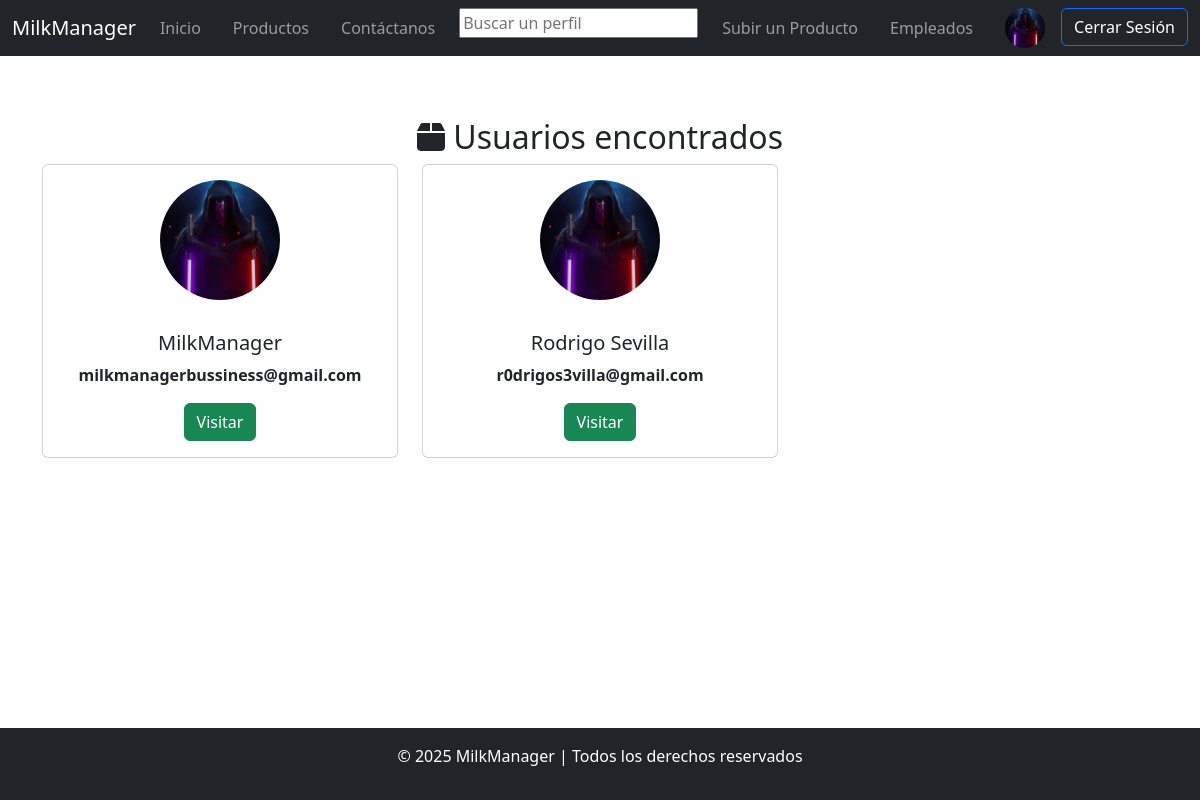
The page /profiles (signed in) on the database its author committed.
### tables this page shows
CREATE TABLE accounts (
    id INTEGER PRIMARY KEY,
    email TEXT UNIQUE NOT NULL,
    username TEXT UNIQUE,
    password TEXT,
    role TEXT,
    picture TEXT,
    biography TEXT,
    creationdate DATE DEFAULT (CURRENT_TIMESTAMP)
    );

### app.py (the view)
@app.route('/profiles', methods=['GET', 'POST'])
def profiles():
    client_ip = request.remote_addr
    user = getUser()
    log.write(f"Se abrió la página de perfiles desde: {client_ip}")
    users = None
    if request.method == 'POST':
        users = database.login.getUserLike(request.form["profilesearch"])
    else:
        users = database.login.getAllUsers()
    return render_template('profiles.html', user = user, users = users)

### accounts.py (called while the page is built)
def connect():
    global conn
    if conn is None:
        conn = sqlite3.connect('database.db', check_same_thread=False)
        conn.row_factory = sqlite3.Row

def getFromUser(email, field):
    valid_fields = ['id', 'email', 'username', 'password', 'role', 'picture', 'biography']
    if field not in valid_fields:
        return False
    connect()
    if userExists(email):
        try:
            cursor = conn.cursor()
            query = f"SELECT {field} FROM accounts WHERE email = ?"
            cursor.execute(query, (email,))
            result = cursor.fetchone()
            if result:
                return result[0]
            else:
                return None
        except sqlite3.Error as e:
            print(f"Error al obtener el campo del usuario: {e}")
            return None
    else:
        return None

def getUsers():
    connect()
    cursor = conn.cursor()
    cursor.execute('''
        SELECT * FROM accounts
    ''')
    data = cursor.fetchall()
    return data

def getAllUsers():
    users = []
    for i in getUsers():
        users.append(dict(i))
    return users

def userExists(email):
    connect()
    cursor = conn.cursor()
    cursor.execute('''
        SELECT * FROM accounts WHERE email = ?
    ''', (email,))
    return cursor.fetchone() is not None

### app.py (called while the page is built)
def getUser():
    if "user" in session:
        user = session["user"]
        user["username"] = database.login.getFromUser(user.get("email"), "username")
        user["picture"] = database.login.getFromUser(user.get("email"), "picture")
        user["role"] = database.login.getFromUser(user.get("email"), "role")
        user["biography"] = database.login.getFromUser(user.get("email"), "biography")
        user["id"] = database.login.getFromUser(user.get("email"), "id")
        return user
    return None

### log.py (called while the page is built)
def write(text):
    if debug:
        logging.debug(text)

### templates/profiles.html (shortened to what this page needs)
{% extends "base.html" %}
{% block styles %}<link rel="stylesheet" href="/static/styles/cards_profile.css">{% endblock %}
{% block content %}
<div class="container mt-5">
    <h2 class="text-center">
        <i class="fas fa-box"></i> Usuarios encontrados
    </h2>
    <div class="row">
        {% if users %}
            {% for usuario in users %}
                <div class="col-md-4">
                    <form action="{{ url_for('profile', user_id=usuario.id) }}" method="POST">
                        <div class="card">
                            {% if usuario.picture %}
                                <img src="{{ url_for('static', filename='images' + usuario.picture) }}" class="card-img-top" alt="{{ usuario.username }}">
                            {% else %}
                                <img src="{{ url_for('static', filename='images/web/leche.png') }}" class="card-img-top" alt="{{ usuario.username }}">
                            {% endif %}
                            <div class="card-body text-center">
                                <h5 class="card-title">{{ usuario.username }}</h5>
                                <p class="card-text fw-bold">{{ usuario.email }}</p>
                                <button type="submit" class="btn btn-success">
                                    Visitar
                                </button>
                            </div>
                        </div>
                    </form>
                </div>
            {% endfor %}
        {% else %}
            <p class="text-center">No hay usuarios con la descripción proporcionada.</p>
        {% endif %}
    </div>
</div>
{% endblock %}

### templates/base.html (shortened to what this page needs)
<!DOCTYPE html>
<html lang="es">
<head>
    <link href="https://cdn.jsdelivr.net/npm/bootstrap@5.3.0-alpha1/dist/css/bootstrap.min.css" rel="stylesheet">
	<link href="https://cdnjs.cloudflare.com/ajax/libs/font-awesome/6.0.0-beta3/css/all.min.css" rel="stylesheet">
	{% block styles %}{% endblock %}
    <link rel="stylesheet" href="/static/styles/style.css">
</head>
<body>
    <nav class="navbar navbar-expand-lg navbar-dark bg-dark">
        <div class="container-fluid">
			<a class="navbar-brand" href="/">MilkManager</a>
            <div class="collapse navbar-collapse" id="navbarNav">
                <ul class="navbar-nav gap-3">
                    <li class="nav-item">
                        <a class="nav-link" href="/">Inicio</a>
                    </li>
                    <li class="nav-item">
                        <a class="nav-link" href="/products">Productos</a>
                    </li>
					<li class="nav-item">
                        <a class="nav-link" href="/contact">Contáctanos</a>
                    </li>
					<li class="nav-item">
						<form method="POST" action="/profiles">
							<input name="profilesearch" id = "profilesearch" placeholder="Buscar un perfil"></input>
						</form>
                    </li>
					{% if user%}
						{% if user["role"] == 'admin' or user["role"] == 'seller' %}
							<li class="nav-item">
								<a class="nav-link" href="/upload">Subir un Producto</a>
							</li>
						{%  endif %}
						{% if user["role"] == 'admin' %}
							<li class="nav-item">
								<a class="nav-link" href="/employees">Empleados</a>
							</li>
						{% endif %}
					{% endif %}
				</ul>
				 <ul class="navbar-nav d-flex flex-row gap-3 ms-auto">
					{% if user %}
						{% if user.picture %}
							<li class="nav-item">
								<a href="/myprofile">
									<img type="button" class="profile-pic" src="{{ url_for('static', filename='images' + user.picture) }}" alt="{{ user.username }}">
								</a>
							</li>
						{% else %}
							<li class="nav-item">
								<a type="button" class="btn btn-primary bg-dark" href="/myprofile">{{user.username}}</a>
							</li>
						{% endif %}
						<li class="nav-item">
                            <a type="button" class="btn btn-primary bg-dark" href="/logout">Cerrar Sesión</a>
                        </li>
					{% endif %}
                </ul>
            </div>
        </div>
    </nav>
    {% block content %}
    {% endblock %}
	<footer class="bg-dark text-white text-center p-3">
        <p>&copy; 2025 MilkManager | Todos los derechos reservados</p>
    </footer>
</body>
</html>

### static/styles/cards_profile.css (style rules this page uses)
.card { display: flex; justify-content: center; align-items: center; height: 100%; }
.card-img-top { padding: 15px; width: 150px; height: 150px; object-fit: cover; border-radius: 50%; }

### static/styles/style.css (style rules this page uses)
html, body { height: 100%; margin: 0; }
.navbar { position: fixed; top: 0; left: 0; width: 100%; z-index: 1000; }
body { display: flex; flex-direction: column; padding-top: 70px; }
footer { width: 100%; color: white; text-align: center; padding: 20px 0; position: relative; bottom: 0; margin-top: auto; }
.profile-pic { width: 40px; height: 40px; object-fit: cover; border-radius: 50%; }

### rows shown on the page
accounts: picture (picture), username "MilkManager", email "milkmanagerbussiness@gmail.com"
accounts: picture (picture), username "Rodrigo Sevilla", email "r0drigos3villa@gmail.com"
